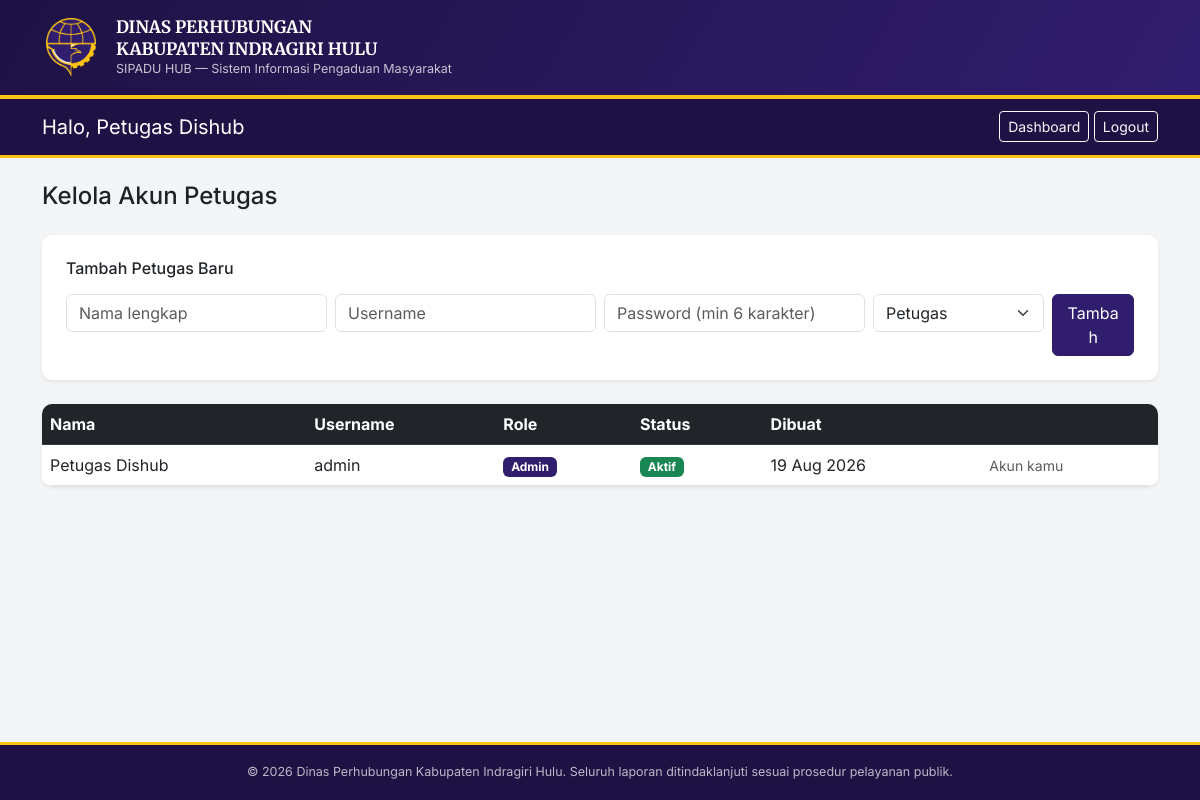
Page /admin/kelola_petugas.php (signed in) on the committed database.
### tables this page shows
CREATE TABLE `users` (
  `id_user` int(11) NOT NULL,
  `nama` varchar(100) NOT NULL,
  `username` varchar(50) NOT NULL,
  `password` varchar(255) NOT NULL,
  `role` varchar(20) DEFAULT 'petugas',
  `aktif` tinyint(1) DEFAULT 1,
  `created_at` datetime DEFAULT current_timestamp()
);

### admin/kelola_petugas.php (the view, shortened to what this page needs)
<?php
include '../config/koneksi.php';
$daftar_user = mysqli_query($koneksi, "SELECT * FROM users ORDER BY created_at DESC");
include '../includes/header.php';
?>
<nav class="navbar navbar-petugas navbar-dark">
  <div class="container">
    <span class="navbar-brand mb-0">Halo, <?= htmlspecialchars($_SESSION['nama']) ?></span>
    <div>
      <a href="dashboard.php" class="btn btn-outline-light btn-sm">Dashboard</a>
      <a href="logout.php" class="btn btn-outline-light btn-sm">Logout</a>
    </div>
  </div>
</nav>
<div class="container py-4">
  <h4 class="mb-4">Kelola Akun Petugas</h4>
  <div class="card p-4 shadow-sm mb-4">
    <h6 class="mb-3">Tambah Petugas Baru</h6>
    <form method="POST" class="row g-2">
      <div class="col-md-3"><input type="text" name="nama" class="form-control" placeholder="Nama lengkap" required></div>
      <div class="col-md-3"><input type="text" name="username" class="form-control" placeholder="Username" required></div>
      <div class="col-md-3"><input type="password" name="password" class="form-control" placeholder="Password (min 6 karakter)" required></div>
      <div class="col-md-2">
        <select name="role" class="form-select">
          <option value="petugas">Petugas</option>
        </select>
      </div>
      <div class="col-md-1"><button type="submit" class="btn btn-primary w-100">Tambah</button></div>
    </form>
  </div>
  <div class="card shadow-sm" style="overflow:hidden;">
    <div class="table-scroll-wrap">
      <table class="table table-hover mb-0">
        <thead class="table-dark">
          <tr><th>Nama</th><th>Username</th><th>Role</th><th>Status</th><th>Dibuat</th><th></th></tr>
        </thead>
        <tbody>
          <?php while ($u = mysqli_fetch_assoc($daftar_user)): ?>
            <tr>
              <td><?= htmlspecialchars($u['nama']) ?></td>
              <td><?= htmlspecialchars($u['username']) ?></td>
              <td><span class="badge bg-<?= $u['role']=='admin' ? 'primary' : 'secondary' ?>"><?= ucfirst($u['role']) ?></span></td>
              <td><span class="badge bg-<?= $u['aktif'] ? 'success' : 'danger' ?>"><?= $u['aktif'] ? 'Aktif' : 'Nonaktif' ?></span></td>
              <td><?= date('d M Y', strtotime($u['created_at'])) ?></td>
              <td>
                <?php if ($u['id_user'] != $_SESSION['id_user']): ?>
                  <a href="kelola_petugas.php?toggle=<?= $u['id_user'] ?>" class="btn btn-sm btn-outline-<?= $u['aktif'] ? 'danger' : 'success' ?>" onclick="return confirm('Yakin mau <?= $u['aktif'] ? 'nonaktifkan' : 'aktifkan' ?> akun ini?')">
                    <?= $u['aktif'] ? 'Nonaktifkan' : 'Aktifkan' ?>
                  </a>
                <?php else: ?>
                  <span class="text-muted small">Akun kamu</span>
                <?php endif; ?>
              </td>
            </tr>
          <?php endwhile; ?>
        </tbody>
      </table>
    </div>
  </div>
</div>
<?php include '../includes/footer.php'; ?>

### public/css/style.css (style rules this page uses)
:root { --dishub-ungu: #301D6E; --dishub-ungu-tua: #1E1244; --dishub-emas: #FFC412; --dishub-emas-tua: #D9A600; --abu-terang: #F4F5F7; --teks: #1E2226; }
body { font-family: 'Inter', sans-serif; background: var(--abu-terang); color: var(--teks); }
.navbar-petugas { background: var(--dishub-ungu-tua) !important; border-bottom: 3px solid var(--dishub-emas); }
.btn-success, .btn-primary { background-color: var(--dishub-ungu); border-color: var(--dishub-ungu); }
.badge.bg-primary { background-color: var(--dishub-ungu) !important; }
.card { border: none; border-radius: 10px; }
html { height: 100%; }
body { display: flex; flex-direction: column; min-height: 100vh; }
.table-scroll-wrap { overflow-x: auto; -webkit-overflow-scrolling: touch; }
.table-scroll-wrap table { min-width: 720px; }

### rows in the picture
users: nama "Petugas Dishub", username "admin", role "Admin", aktif "Aktif", created_at "19 Aug 2026", shows "Akun kamu"

### other values in the picture
$_SESSION['nama'] "Petugas Dishub"
